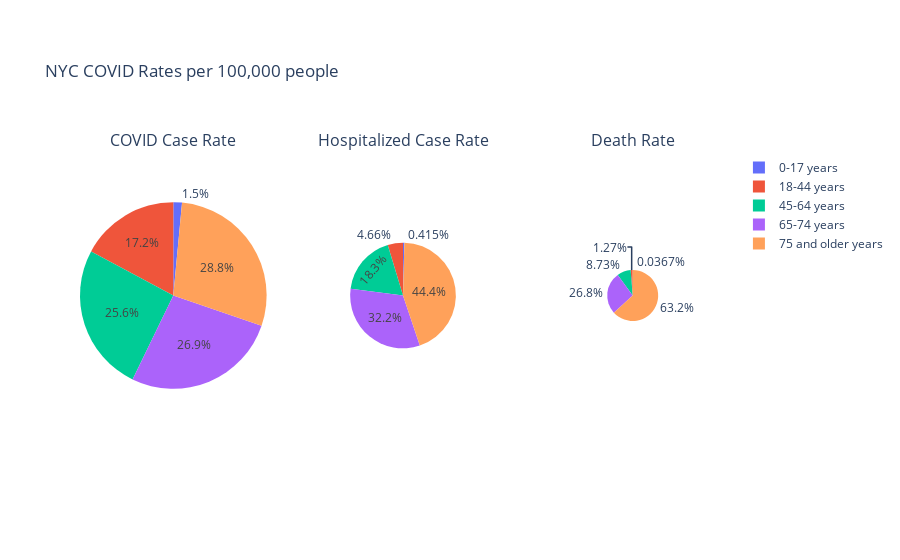

Notebook source saved alongside this figure:
### Code cell
df_age_no_totals = df_age[:-1]
labels = df_age_no_totals['AGE_GROUP']

fig = make_subplots(cols=3, specs=[[{'type':'domain'}, {'type':'domain'}, {'type':'domain'}]],
                    subplot_titles=['COVID Case Rate', 'Hospitalized Case Rate','Death Rate'])
fig.add_trace(go.Pie(labels=labels, values=df_age_no_totals['COVID_CASE_RATE'], scalegroup='one',
                     name="COVID Case Rate",sort=False), 1, 1)
fig.add_trace(go.Pie(labels=labels, values=df_age_no_totals['HOSPITALIZED_CASE_RATE'], scalegroup='one',
                     name="Hospitalized Case Rate",sort=False), 1, 2)
fig.add_trace(go.Pie(labels=labels, values=df_age_no_totals['DEATH_RATE'], scalegroup='one',
                     name="Death Rate",sort=False), 1, 3)

fig.update_layout(title_text='NYC COVID Rates per 100,000 people')
fig.show()

### Figure 1 — Plotly figure (JSON) as saved in the notebook; plotly's stock layout.template omitted (floating-point values rounded to 4 significant figures)
{"data": [{"domain": {"x": [0, 0.2889], "y": [0, 1]}, "labels": ["0-17 years", "18-44 years", "45-64 years", "65-74 years", "75 and older years"], "name": "COVID Case Rate", "scalegroup": "one", "sort": false, "type": "pie", "values": [65.72, 753.3, 1125.0, 1181.0, 1262.0]}, {"domain": {"x": [0.3556, 0.6444], "y": [0, 1]}, "labels": ["0-17 years", "18-44 years", "45-64 years", "65-74 years", "75 and older years"], "name": "Hospitalized Case Rate", "scalegroup": "one", "sort": false, "type": "pie", "values": [5.85, 65.7, 257.5, 453.7, 625.8]}, {"domain": {"x": [0.7111, 1], "y": [0, 1]}, "labels": ["0-17 years", "18-44 years", "45-64 years", "65-74 years", "75 and older years"], "name": "Death Rate", "scalegroup": "one", "sort": false, "type": "pie", "values": [0.12, 4.15, 28.55, 87.54, 206.8]}], "layout": {"annotations": [{"font": {"size": 16}, "showarrow": false, "text": "COVID Case Rate", "x": 0.1444, "xanchor": "center", "xref": "paper", "y": 1, "yanchor": "bottom", "yref": "paper"}, {"font": {"size": 16}, "showarrow": false, "text": "Hospitalized Case Rate", "x": 0.5, "xanchor": "center", "xref": "paper", "y": 1, "yanchor": "bottom", "yref": "paper"}, {"font": {"size": 16}, "showarrow": false, "text": "Death Rate", "x": 0.8556, "xanchor": "center", "xref": "paper", "y": 1, "yanchor": "bottom", "yref": "paper"}], "title": {"text": "NYC COVID Rates per 100,000 people"}}}
